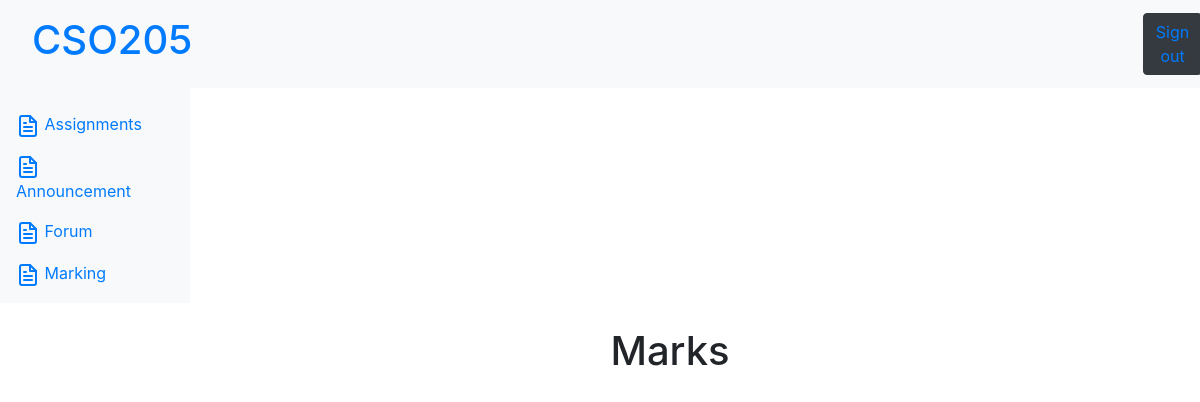
The app's page /p/marking/2/, older data.
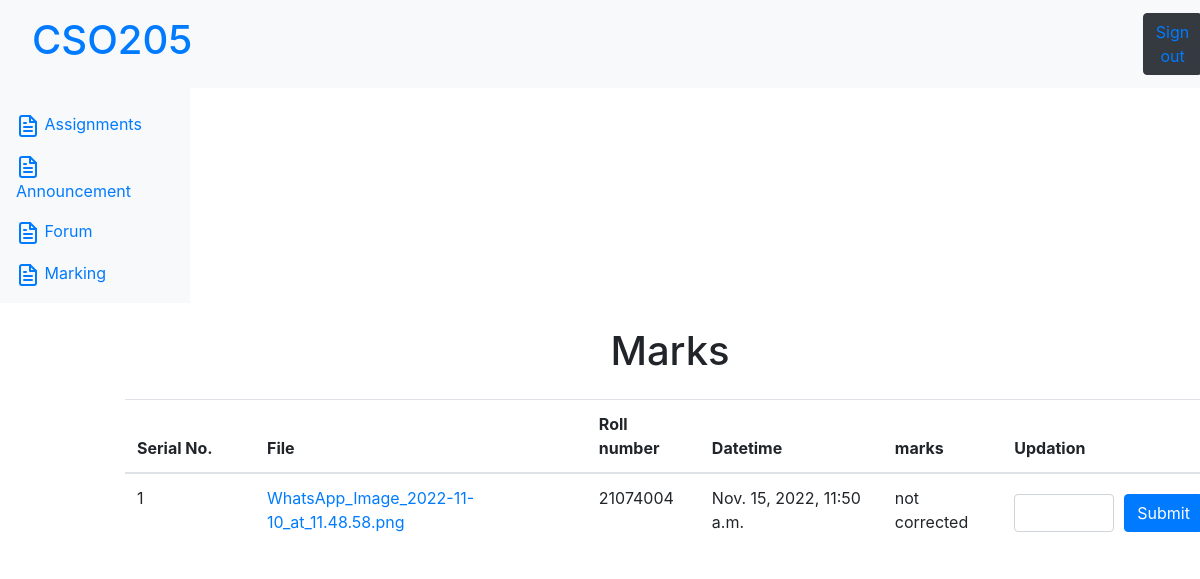
The same page, newer data.
### students/models.py (models this page shows)
class students_assignment(models.Model):
    file_submitted=models.FileField(null=True)
    submitted_on=models.DateTimeField(null=True)
    marks_reci=models.TextField(null=True)
    roll_number=models.TextField()
    file_name=models.TextField(null=True)
    assignments_id=models.TextField()

### professor/views.py (the view, shortened to what this page needs)
# urls.py: path('marking/<int:pk>/',views.marking),
def marking(request,*args, **kwargs):
    if not check_user(request):
        redirect('/')
    aid=kwargs.get('pk')
    all_assignments=students_assignment.objects.filter(assignments_id=str(aid))
    d1=dict()
    for i in range(len(all_assignments)):
        d2=dict()
        d2['file_submitted']=all_assignments[i].file_submitted
        d2['file_name']=all_assignments[i].file_name
        d2['roll_number']=all_assignments[i].roll_number
        d2['submitted_on']=all_assignments[i].submitted_on
        d2['marks_reci']=all_assignments[i].marks_reci
        print(d2['file_name'])
        if d2['file_name']==None:
            continue
        y=all_assignments[i].file_name
        y=y.split('.')
        qw=all_assignments[i].submitted_on
        d2["link"]=f"/static/upload/{sha256(str(qw).encode('utf-8')).hexdigest()}.{y[len(y)-1]}"
        print(y[len(y)-1])
        d2['marking_link']='/p/marking/'+str(aid)+'/' +str(d2['roll_number'])+'/'
        d1[i+1]=d2
    return render(request,'marking.html',{'d1':d1})

### professor/views.py (called while the page is built)
def check_user(request):
    ax=students.objects.filter(username=request.POST.get('username'))
    return request.user.is_authenticated and len(ax)==0

### templates/marking.html (shortened to what this page needs)
{% extends 'base.html' %}
{% block body %}
<div style="margin-left: 140px; width:1200px">
    <h1 class="text-center my-4">Marks</h1>
    {% for x,y in d1.items  %}
       <table class="table">
        <thead>
            <tr>
                <th scope="col" style="width:130px">Serial No.</th>
                <th scope="col">File</th>
                <th scope="col">Roll number</th>
                <th scope="col">Datetime</th>
                <th scope="col">marks</th>
                <th scope="col">Updation</th>
            </tr>
        </thead>
        <tr>
            <td>{{x}} </td>
            <td> <a href= {{y.link}} </a> {{y.file_submitted}} </td>
            <td> {{y.roll_number}} </td>
            <td> {{y.submitted_on}} </td>
            <td> {{y.marks_reci}} </td>
            <td>
                <form action= {{y.marking_link}} method="post"  >
                    <div class="form-group my-2" style="display:flex">
                        <input type="text" class="form-control" id="marks" name="marks" style="width:100px; margin-right:10px;">
                    <button type="submit" class="btn btn-primary">Submit</button>
                    </div>
                </form>
            </td>
        </tr>
       </table>
    </div>
    {% endfor %}
{% endblock body %}

Row changes from the older to the newer data that the page shows:
now on this page (row edited): students_assignment: file_submitted "WhatsApp_Image_2022-11-10_at_11.48.58.png", roll_number "21074004", submitted_on "Nov. 15, 2022, 11:50 a.m.", marks_reci "not corrected"
Text that changed along with them:
new list line: "Serial No. File Roll number Datetime marks Updation 1  Submit"
